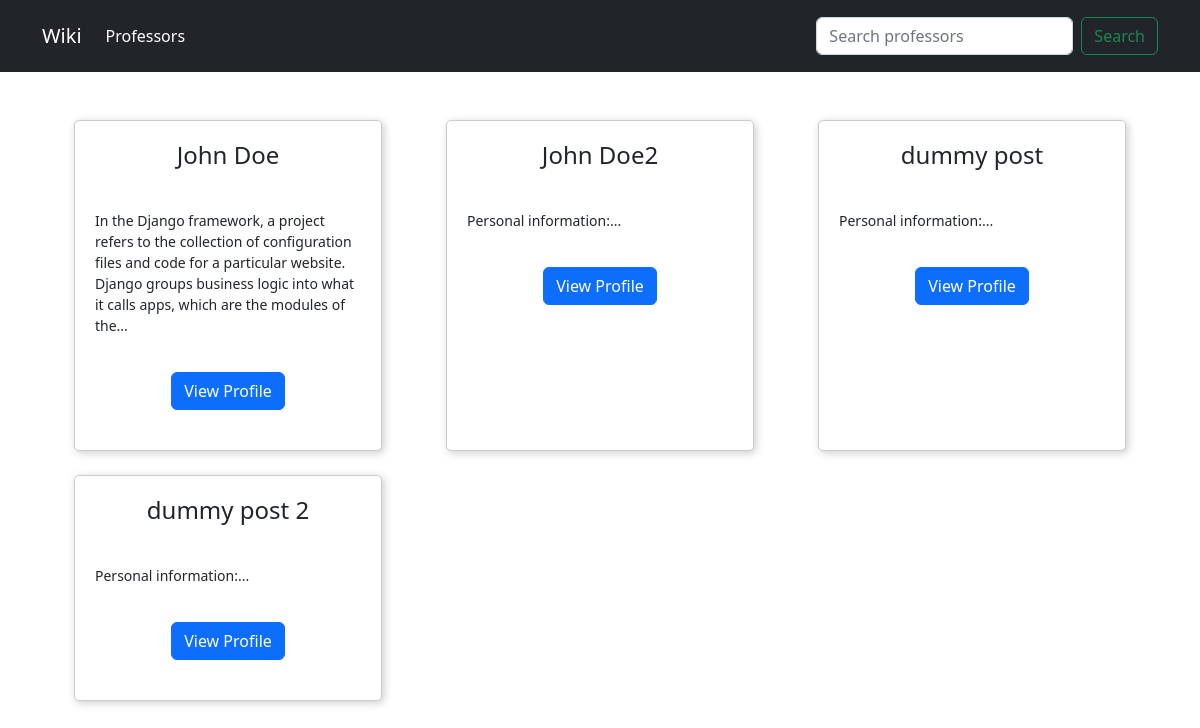
Before: /professors/ with the older database file.
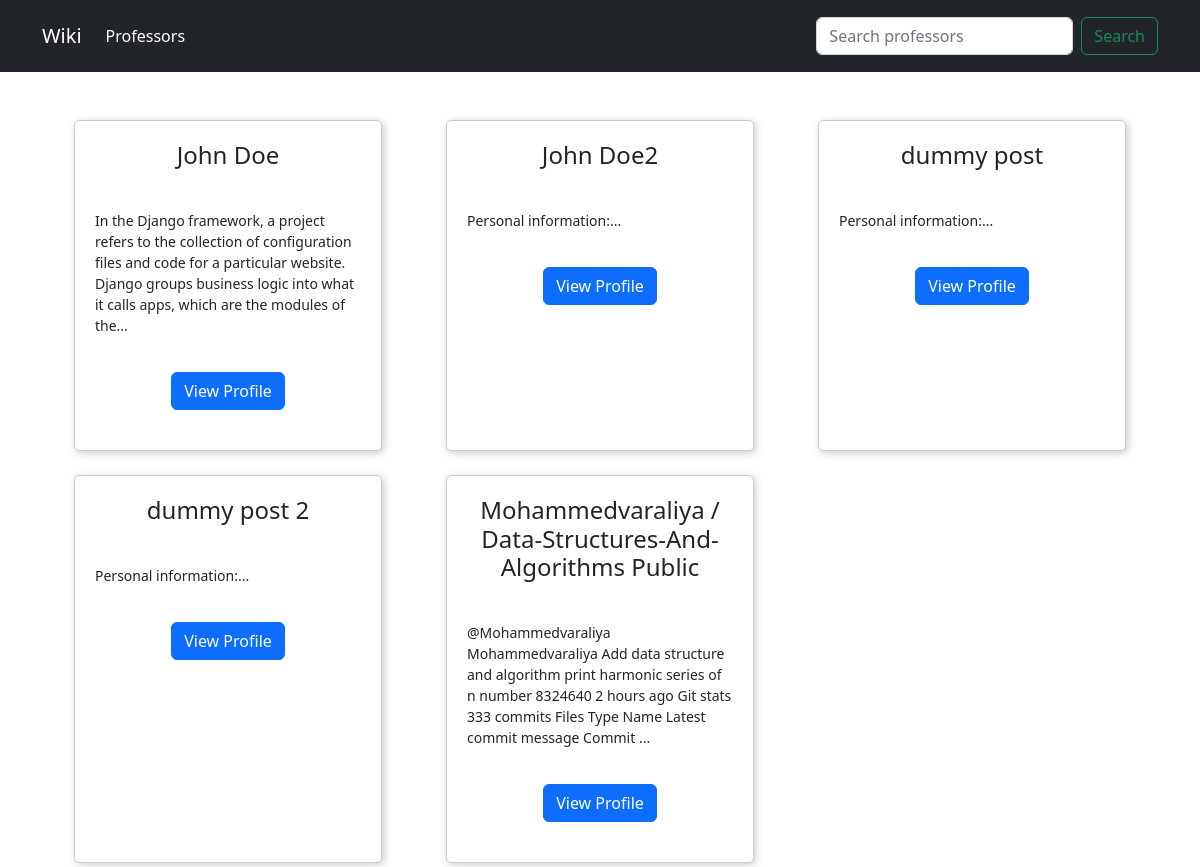
After: the same page with the newer database file.
### src/professors/models.py (models this page shows, shortened)
class Professor(models.Model):
    name = models.CharField(max_length=255)
    personal_information = models.TextField()
    education = models.TextField()
    work_and_related_experience = models.TextField()
    awards_and_honors = models.TextField()
    activities_hobbies = models.TextField()
    skills = models.TextField()
    date_posted = models.DateTimeField(default=timezone.now)
    image = models.ImageField(upload_to='professor', default='professor/default.jpg', blank=True, null=True)

### src/professors/views.py (the view)
# urls.py: path('professors/', ProfessorsListView.as_view(), name='professor-list'),
class ProfessorsListView(ListView):
    model = Professor
    template_name = 'professors/professors_list.html' # reference -> <app>/<model>_<viewtype>.html = blog/post_list.html
    context_object_name = 'professors'

### src/professors/templates/professors/professors_list.html
{% extends 'professors/base.html' %}
{% block content %}
<div class="container mt-5">
    <div class="row">
      {% for professor in professors %}
        <div class="col-md-4 mb-4">
          <div class="card h-100">
            <h1 class="card-title text-center">{{ professor.name }}</h1>
            <p class="card-text">{{ professor.personal_information|slice:":200" }}...</p>
            <div class='mx-auto'>
            <a href="{% url 'professor-detail' professor.id %}" class="btn btn-primary btn-block mt-3">View Profile</a>
        </div>
          </div>
        </div>
      {% endfor %}
    </div>
  </div>
{% endblock content %}

### src/professors/templates/professors/base.html (shortened to what this page needs)
{% load static %}
<!DOCTYPE html>
<html lang="en">
<head>
    <link href="https://cdn.jsdelivr.net/npm/bootstrap@5.2.3/dist/css/bootstrap.min.css" rel="stylesheet"
>
    <link rel="stylesheet" type="text/css" href="{% static 'professors/main.css' %}">
</head>
<body>
    <nav class="navbar navbar-expand-lg navbar-dark bg-dark fixed-top">
        <div class="container mt-2 mb-2">
          <a class="navbar-brand" href="/">Wiki</a>
          <div class="collapse navbar-collapse" id="navbarSupportedContent">
            <ul class="navbar-nav me-auto mb-2 mb-lg-0">
              <li class="nav-item">
                <a class="nav-link active" aria-current="page" href="{% url 'professor-list' %}">Professors</a>
              </li>
            </ul>
            <form method="get" action="{% url 'professor_search' %}" class="d-flex" role="search">
              <input class="form-control me-2" name='q' type="search" placeholder="Search professors" aria-label="Search">
              <button class="btn btn-outline-success" type="submit">Search</button>
            </form>
          </div>
        </div>
      </nav>
    <div class="container" style="margin-top: 100px">
        {% block content %}{% endblock content %}
    </div>
</body>
</html>

### src/professors/static/professors/main.css (style rules this page uses)
.card { margin: 20px; border: 1px solid #ccc; box-shadow: 2px 2px 8px #ccc; border-radius: 5px; overflow: hidden; }
.card h1 { font-size: 24px; margin: 20px; }
.card p { font-size: 14px; margin: 20px; }

Changed rows visible on the page:
added Professor: name "Mohammedvaraliya / Data-Structures-And-Algorithms Public", personal_information "@Mohammedvaraliya Mohammedvaraliya Add data structure and algorithm print harmonic series of n number 8324640 2 hours ago Git stats 333 commits Files Type Name Latest commit message Commit"
